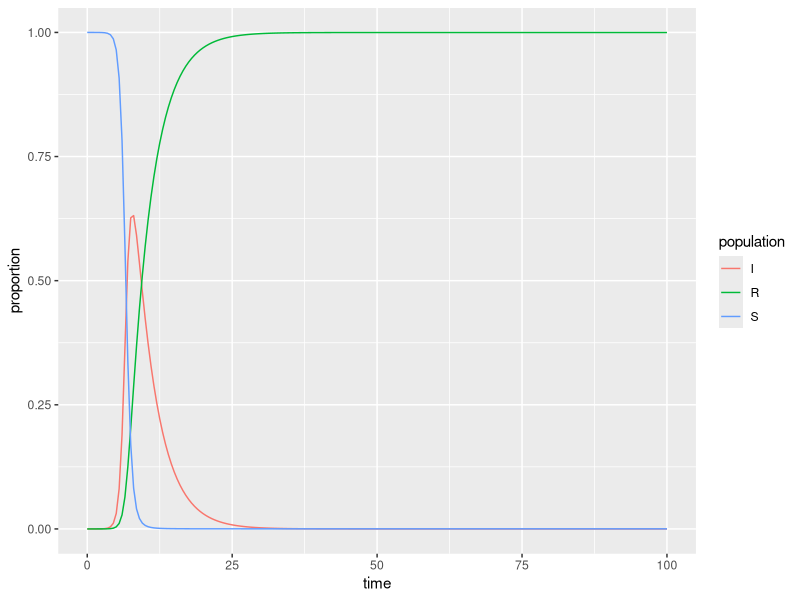

Reproduce this figure in R.
## ---- chunk 1
knitr::opts_chunk$set(echo = TRUE)
library(tidyverse)
library(deSolve)
## ---- chunk 2
### Specify parameters

## Proportion in each compartment: Susceptible 0.999999, Infected 0.000001, Recovered 0 (these are directly from the example linked above)
init <- c(S = 1-1e-6, I = 1e-6, R = 0.0)

## beta: infection parameter; gamma: recovery parameter
parameters <- c(beta = 2.310, gamma = 0.265)

## Time frame
times      <- seq(0, 100, by = 0.5)
## ---- chunk 3
## Build the function with all 
sir <- function(time, init, parameters) {

  with(as.list(c(init, parameters)), {

    dS <- -beta * S * I
    dI <-  beta * S * I - gamma * I
    dR <-  gamma * I
    
    return(list(c(dS, dI, dR)))
  })
}
## ---- chunk 4
## Solve using `deSolve::ode()`
approximation <- ode(y = init, times = times, func = sir, parms = parameters)
## ---- chunk 5
## Get output into a data frame
approx_df <- as.data.frame(approximation)

## Pivot longer so R will do the work for us: 
approx_long <- approx_df %>% 
  pivot_longer(cols = S:R, names_to = "population", values_to = "proportion")

## ---- chunk 6
ggplot(data = approx_long, aes(x = time, y = proportion)) +
  geom_line(aes(color = population))
